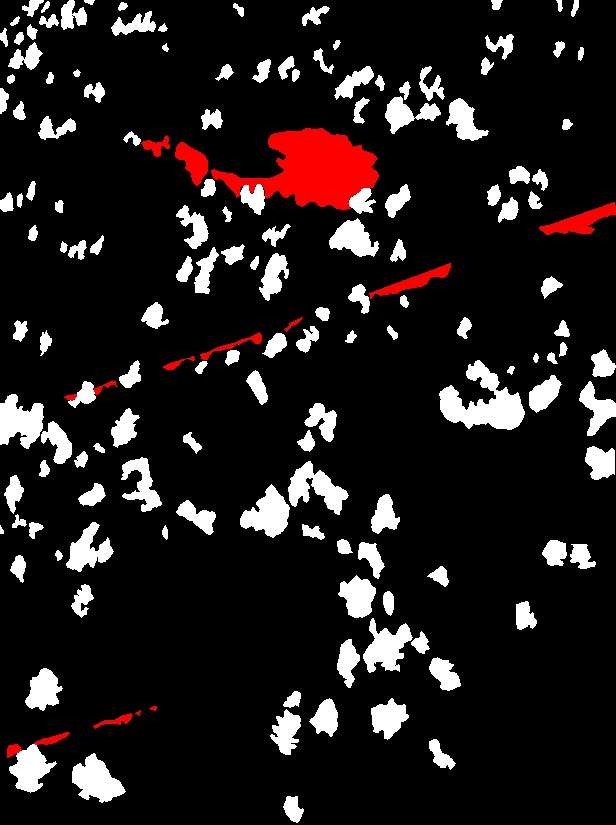
#> input picture target/p (12).jpg, 616 x 825 px, found by its file name
$ jupyter execute --allow-errors Contour.ipynb
#> lines starting #> are read from the running program, lines starting #| are printed output that depends on the picture; after the words box and inside, x2 and y2 are one past the last pixel; in counts of white or black regions, pixels touching at a corner belong together
[cell 1]
import cv2
import numpy as np
import matplotlib.pyplot as plt

[cell 2]
img = cv2.pyrDown(cv2.imread('data/p (12).jpg', cv2.IMREAD_UNCHANGED))
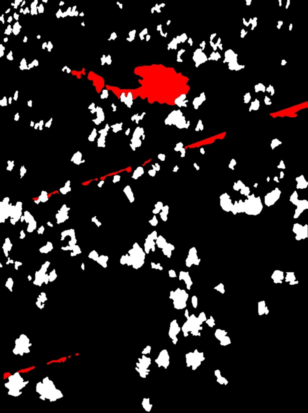
#> img: shape (413, 308, 3); mean B, G, R 27.6, 27.6, 33.1
imgray = cv2.cvtColor(img, cv2.COLOR_BGR2GRAY)
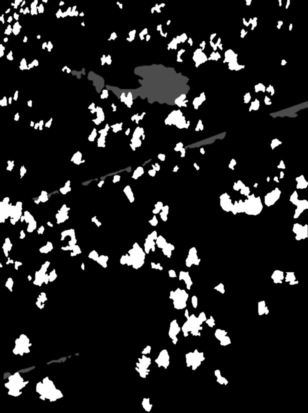
#> imgray: shape (413, 308); min 0, max 255, mean 29.3

[cell 3]
# threshold image
ret, threshed_img = cv2.threshold(imgray, 127, 255, cv2.THRESH_BINARY)
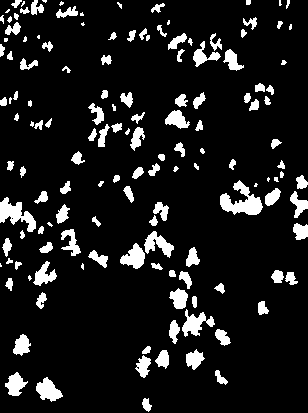
#> threshed_img: shape (413, 308); 10.7% white; 143 white regions (22 under 20 px)

[cell 4]
# find contours and get the external one
contours, hier = cv2.findContours(threshed_img, cv2.RETR_TREE, cv2.CHAIN_APPROX_SIMPLE)
#> contours = 145 contours, 43 with area under 20; largest, box (x1, y1, x2, y2) and area: (220, 180, 263, 215) 652, (0, 197, 36, 232) 510, (182, 309, 215, 337) 356, (36, 377, 63, 402) 348, (120, 243, 145, 269) 338

[cell 5]
# with each contour, draw boundingRect in green
# a minAreaRect in red and
# a minEnclosingCircle in blue
arr = np.empty((0,2), int)
for c in contours:
    # get the min area rect
    rect = cv2.minAreaRect(c)
    box = cv2.boxPoints(rect)
    # convert all coordinates floating point values to int
    box = np.int0(box)
    arr = np.append(arr, box, axis = 0)

    # draw a red 'nghien' rectangle
    cv2.drawContours(img, [box], 0, (0, 0, 255))
#> this loop made 145 passes
#> (rect, box) on passes 2 to 8: (((47.7, 390.8), (19.76, 25.11), -35.54), [[46, 406], [32, 386], [48, 374], [63, 395]]), (((14.91, 384.1), (22.98, 18.52), -59.04), [[16, 398], [1, 389], [12, 369], [28, 379]]), (((219.5, 377.8), (7.81, 16.55), -38.66), [[221, 386], [211, 373], [217, 368], [227, 381]]), (((142.8, 365.9), (19.68, 14.76), -63.43), [[145, 378], [131, 371], [140, 353], [153, 360]]), (((137.8, 367.3), (2.12, 2.83), -45), [[138, 369], [136, 367], [137, 365], [139, 367]]), (((161.5, 359), (18, 13), -90), [[168, 368], [155, 368], [155, 350], [168, 350]]), (((193.8, 357.8), (19.8, 16.26), -45), [[192, 370], [181, 359], [195, 345], [206, 356]])
#> (rect, arr) on pass 1: (((146.3, 404.4), (8.14, 13.52), -23.2), [[145, 412], [139, 399], [147, 396], [152, 408]])
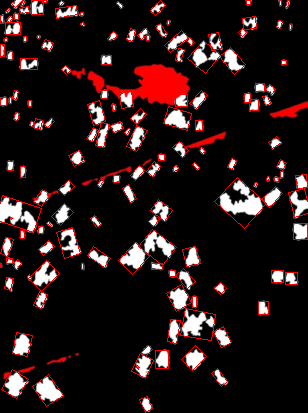
#> img: shape (413, 308, 3); 3.96% of pixels changed, all inside (x1, y1, x2, y2) = (0, 0, 308, 413)
#> after the loop, arr = 580 pairs, first value -5 to 310, second value -3 to 412
    #arr = np.append(arr, np.array(box), axis = 0)
    #arr = np.append(arr, np.array(box))

print(len(contours))
#| 145

[cell 6]
arr_split = np.split(arr, len(contours))
#> arr_split = 145 items
arr_mean = []

for x in arr_split:
    arr_mean = np.append(arr_mean, x.mean(axis=0))
#> this loop made 145 passes
#> x on passes 5 to 16: [[145, 378], [131, 371], [140, 353], [153, 360]], [[138, 369], [136, 367], [137, 365], [139, 367]], [[168, 368], [155, 368], [155, 350], [168, 350]], [[192, 370], [181, 359], [195, 345], [206, 356]], [[145, 356], [141, 352], [148, 345], [152, 349]], [[27, 356], [12, 353], [16, 332], [32, 335]], [[221, 347], [213, 331], [223, 326], [231, 342]], [[176, 343], [167, 341], [170, 319], [180, 320]], [[211, 340], [180, 335], [185, 308], [215, 314]], [[268, 314], [258, 314], [258, 301], [268, 301]], [[196, 307], [192, 307], [192, 296], [196, 296]], [[41, 308], [33, 305], [39, 291], [47, 294]]
#> (x, arr_mean) on passes 1 to 4: ([[145, 412], [139, 399], [147, 396], [152, 408]], [145.8, 403.8]), ([[46, 406], [32, 386], [48, 374], [63, 395]], [145.8, 403.8, 47.25, 390.2]), ([[16, 398], [1, 389], [12, 369], [28, 379]], [145.8, 403.8, 47.25, 390.2, 14.25, 383.8]), ([[221, 386], [211, 373], [217, 368], [227, 381]], [145.8, 403.8, 47.25, 390.2, 14.25, 383.8, 219, 377])
#> after the loop, arr_mean = 290 values, max 403.8 at index 1, min 0.5 at index 52, mean 142.3

arr_mean = np.split(arr_mean, len(contours))
#> arr_mean = 145 pairs, first value 0.5 to 301.2, second value 1 to 403.8
arr_mean = np.int0(arr_mean)
#> arr_mean = 145 pairs, first value 0 to 301, second value 1 to 403

[cell 7]
color = (255,0,0)

for mean in arr_mean:
    x = mean[0]
    y = mean[1]
    cv2.line(img, (x,y), (x,y), color, 5)
#> this loop made 145 passes
#> (x, y) on passes 1 to 12: (145, 403), (47, 390), (14, 383), (219, 377), (142, 365), (137, 367), (161, 359), (193, 357), (146, 350), (21, 344), (222, 336), (173, 330)
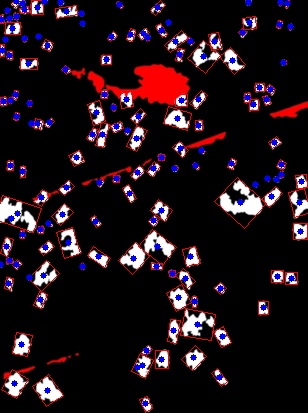
#> img: shape (413, 308, 3); 3.28% of pixels changed, all inside (x1, y1, x2, y2) = (0, 0, 305, 407)

cv2.imwrite("coordinate/12.png", img)

cv2.imshow("contours", img)
cv2.waitKey(0)
cv2.destroyAllWindows()

[cell 8]
#좌표
arr_mean
#> Out has the same summary as arr_mean

[cell 9]
#면적
SIZE = 256

cv2.imshow("threshold", threshed_img)
cv2.waitKey(0)
cv2.destroyAllWindows()

hist = cv2.calcHist(images = [threshed_img],
                    channels = [0],
                    mask = None,
                    histSize = [SIZE],
                    ranges = [0, SIZE])
#> hist = 256 values, max 113544 at index 0, min 0 at index 1, mean 496.9

plt.hist(threshed_img.ravel(), SIZE, [0, SIZE])
plt.show()
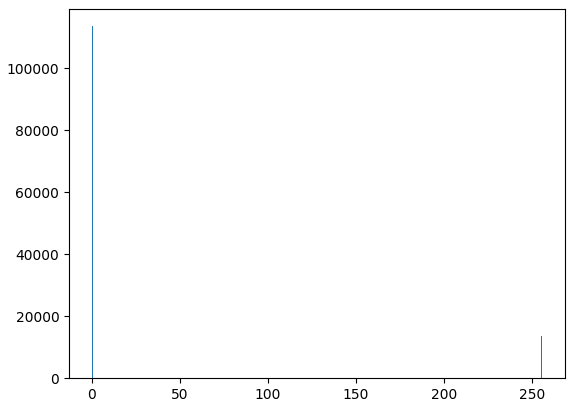
#> figure drawn by matplotlib, 1 panel; tallest bar 113544 high, from x = 0 to 1

$ run again, with target/p (1).jpg copied over target/p (12).jpg
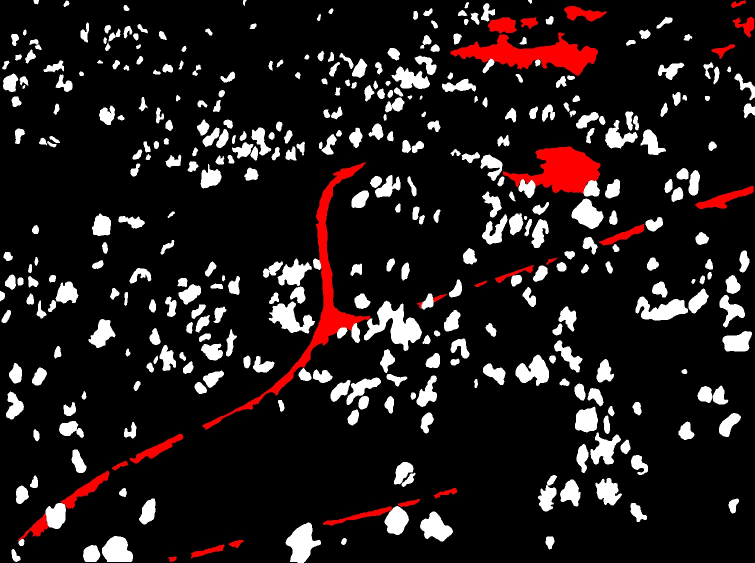
#> input picture target/p (1).jpg, 1509 x 1125 px, found by its file name (shown at 1/2 size)
#> threshed_img: shape (563, 755); 10.5% white; 362 white regions (23 under 20 px)
#> contours = 362 contours, 58 with area under 20; largest, box (x1, y1, x2, y2) and area: (364, 301, 422, 351) 1142, (286, 523, 321, 563) 742, (636, 297, 688, 321) 650, (269, 302, 315, 334) 650, (102, 536, 133, 563) 584
#> the loop `for c in contours:` made 362 passes
#> (rect, box) on passes 2 to 4: (((91.02, 554.3), (16.53, 17.27), -21.8), [[86, 565], [80, 549], [95, 543], [101, 559]]), (((21.5, 542), (6, 5), -90), [[24, 545], [19, 545], [19, 539], [24, 539]]), (((343.8, 541.3), (6.36, 4.24), -45), [[343, 545], [340, 542], [344, 537], [347, 540]])
#> after the loop `for c in contours:`: arr = 1448 pairs, first value 0 to 759, second value -1 to 568
#| 362
#> arr_split = 362 items
#> the loop `for x in arr_split:` made 362 passes
#> x on passes 6 to 8: [[132, 562], [102, 562], [102, 536], [132, 536]], [[298, 568], [277, 549], [304, 518], [326, 537]], [[436, 548], [415, 527], [433, 510], [454, 531]]
#> after the loop `for x in arr_split:`: arr_mean = 724 values, max 749 at index 500, min 1.5 at index 719, mean 282.6
#> `arr_mean = np.split(arr_mean, len(contours))`: arr_mean = 362 pairs, first value 2 to 749, second value 1.5 to 555
#> `arr_mean = np.int0(arr_mean)`: arr_mean = 362 pairs, first value 2 to 749, second value 1 to 555
#> the loop `for mean in arr_mean:` made 362 passes
#> (x, y) on passes 1 to 3: (14, 555), (90, 554), (21, 542)
#> after the loop `for mean in arr_mean:`:
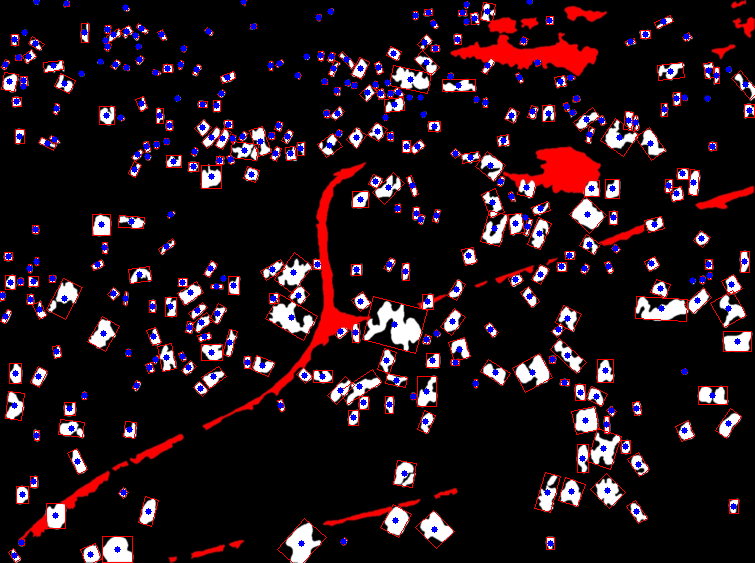
#> img: shape (563, 755, 3); mean B, G, R 25.7, 19.4, 34.9
#> Out has the same summary as arr_mean
#> hist = 256 values, max 380410 at index 0, min 0 at index 1, mean 1660.4
#> `plt.show()`:
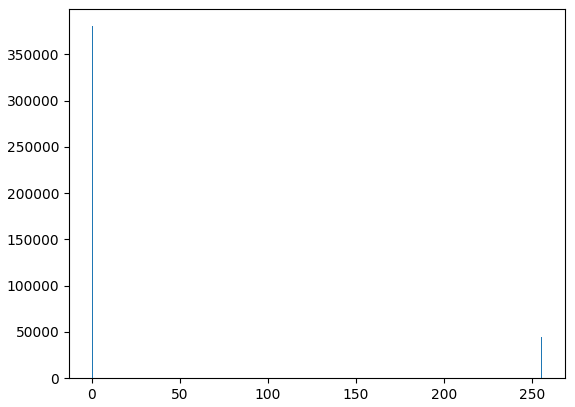
#> figure drawn by matplotlib, 1 panel; tallest bar 380410 high, from x = 0 to 1

$ run again, with target/p (10).jpg copied over target/p (12).jpg
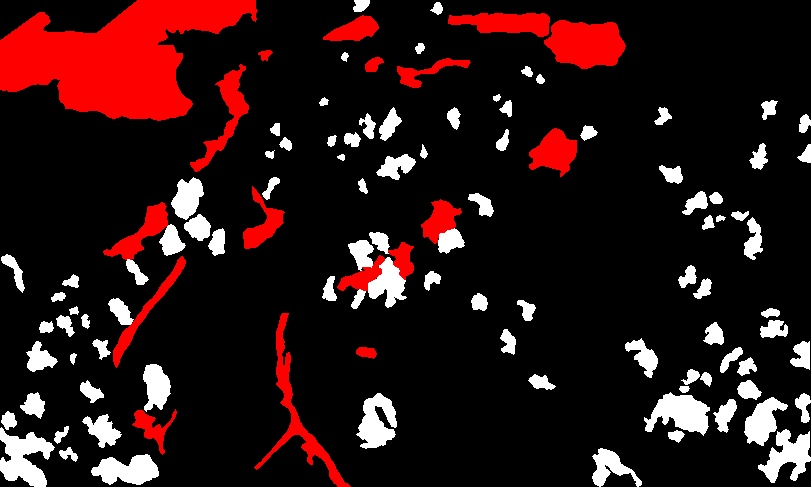
#> input picture target/p (10).jpg, 811 x 487 px, found by its file name
#> threshed_img: shape (244, 406); 8% white; 91 white regions (11 under 20 px)
#> contours = 94 contours, 23 with area under 20; largest, box (x1, y1, x2, y2) and area: (0, 206, 27, 244) 448, (322, 197, 355, 218) 367, (379, 215, 406, 242) 312, (46, 227, 80, 243) 304, (179, 197, 199, 225) 296
#> the loop `for c in contours:` made 94 passes
#> (rect, box) on passes 2, 5, 6, 7: (((308, 233.5), (19, 24), -90), [[320, 243], [296, 243], [296, 224], [320, 224]]), (((34, 227), (6, 8), -90), [[38, 230], [30, 230], [30, 224], [38, 224]]), (((394.2, 227.7), (31.18, 20.89), -59.53), [[395, 246], [377, 235], [393, 209], [411, 219]]), (((337.5, 217.4), (4.74, 6.96), -71.57), [[340, 220], [333, 218], [335, 214], [341, 216]])
#> after the loop `for c in contours:`: arr = 376 pairs, first value -4 to 411, second value 0 to 246
#| 94
#> arr_split = 94 items
#> the loop `for x in arr_split:` made 94 passes
#> x on passes 6 to 13: [[395, 246], [377, 235], [393, 209], [411, 219]], [[340, 220], [333, 218], [335, 214], [341, 216]], [[28, 221], [25, 218], [32, 212], [35, 215]], [[50, 225], [40, 209], [50, 203], [61, 218]], [[22, 244], [-4, 239], [1, 205], [28, 210]], [[362, 216], [354, 212], [360, 197], [369, 201]], [[378, 225], [367, 215], [384, 195], [395, 204]], [[405, 211], [398, 211], [398, 197], [405, 197]]
#> after the loop `for x in arr_split:`: arr_mean = 188 values, max 402.5 at index 158, min 2.5 at index 187, mean 175.8
#> `arr_mean = np.split(arr_mean, len(contours))`: arr_mean = 94 pairs, first value 7 to 402.5, second value 2.5 to 234.8
#> `arr_mean = np.int0(arr_mean)`: arr_mean = 94 pairs, first value 7 to 402, second value 2 to 234
#> the loop `for mean in arr_mean:` made 94 passes
#> (x, y) on passes 1 to 8: (61, 234), (308, 233), (304, 234), (303, 233), (34, 227), (394, 227), (337, 217), (30, 216)
#> after the loop `for mean in arr_mean:`:
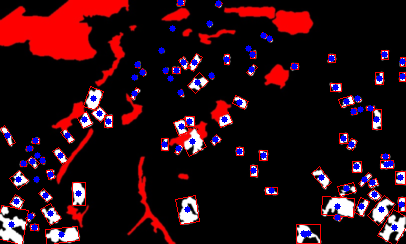
#> img: shape (244, 406, 3); mean B, G, R 20.1, 13.2, 42.6
#> Out has the same summary as arr_mean
#> hist = 256 values, max 91176 at index 0, min 0 at index 1, mean 387
#> `plt.show()`:
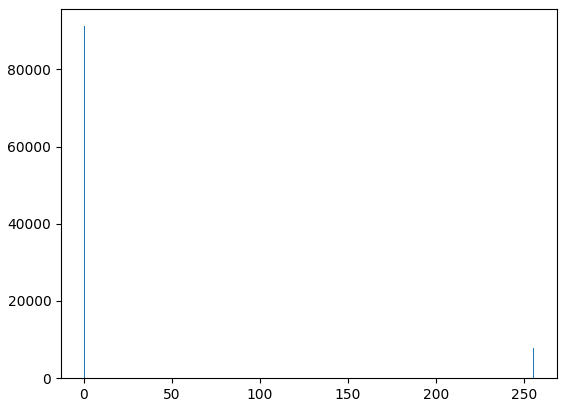
#> figure drawn by matplotlib, 1 panel; tallest bar 91176 high, from x = 0 to 1

$ run again, with target/p (11).jpg copied over target/p (12).jpg
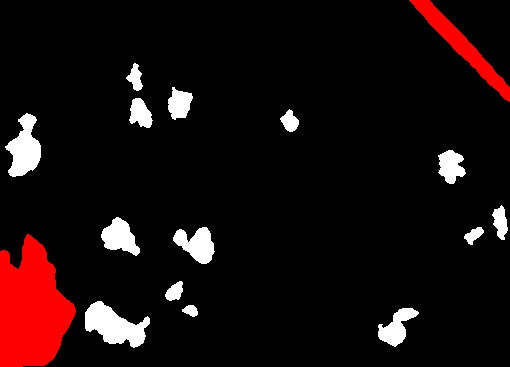
#> input picture target/p (11).jpg, 510 x 367 px, found by its file name
#> threshed_img: shape (184, 255); 4.6% white; 14 white regions
#> contours = 14 contours; largest, box (x1, y1, x2, y2) and area: (43, 151, 75, 174) 368, (3, 57, 21, 89) 299, (87, 114, 107, 132) 198, (51, 109, 70, 128) 194, (189, 154, 210, 174) 164
#> the loop `for c in contours:` made 14 passes
#> (rect, box) on passes 2 to 6: (((94.5, 155.5), (5, 7), -90), [[98, 158], [91, 158], [91, 153], [98, 153]]), (((57.43, 162.7), (17.9, 31.66), -70.82), [[69, 176], [39, 165], [45, 149], [75, 159]]), (((87.75, 145.8), (11.31, 6.36), -45), [[86, 152], [81, 147], [89, 139], [94, 144]]), (((236.5, 117), (9.19, 4.95), -45), [[235, 122], [231, 118], [238, 112], [241, 115]]), (((96.5, 122.5), (17, 19), -90), [[106, 131], [87, 131], [87, 114], [106, 114]])
#> after the loop `for c in contours:`: arr = 56 pairs, first value 1 to 254, second value 31 to 176
#| 14
#> arr_split = 14 items
#> the loop `for x in arr_split:` made 14 passes
#> x on passes 5 to 12: [[235, 122], [231, 118], [238, 112], [241, 115]], [[106, 131], [87, 131], [87, 114], [106, 114]], [[68, 127], [49, 122], [52, 107], [72, 111]], [[248, 119], [245, 103], [251, 102], [254, 118]], [[220, 91], [218, 75], [230, 74], [232, 90]], [[4, 88], [1, 57], [18, 56], [21, 86]], [[145, 66], [139, 60], [144, 54], [151, 61]], [[75, 63], [65, 63], [65, 49], [75, 49]]
#> after the loop `for x in arr_split:`: arr_mean = 28 values, max 249.5 at index 14, min 11 at index 18, mean 112
#> `arr_mean = np.split(arr_mean, len(contours))`: arr_mean = [[197.5, 161], [94.5, 155.5], [57, 162.2], [87.5, 145.5], [236.2, 116.8], [96.5, 122.5], [60.25, 116.8], [249.5, 110.5], [225, 82.5], [11, 71.75], [144.8, 60.25], [70, 56], [88.75, 52], [67.5, 38]]
#> `arr_mean = np.int0(arr_mean)`: arr_mean = 14 rows, first 8: [197, 161], [94, 155], [57, 162], [87, 145], [236, 116], [96, 122], [60, 116], [249, 110]
#> the loop `for mean in arr_mean:` made 14 passes
#> after the loop `for mean in arr_mean:`:
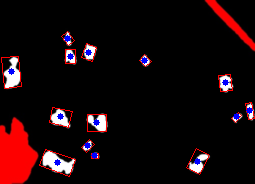
#> img: shape (184, 255, 3); mean B, G, R 11.1, 8.9, 24.9
#> Out has the same summary as arr_mean
#> hist = 256 values, max 44745 at index 0, min 0 at index 1, mean 183.3
#> `plt.show()`:
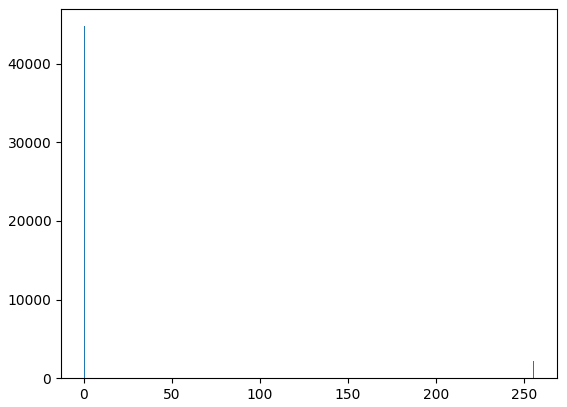
#> figure drawn by matplotlib, 1 panel; tallest bar 44745 high, from x = 0 to 1
